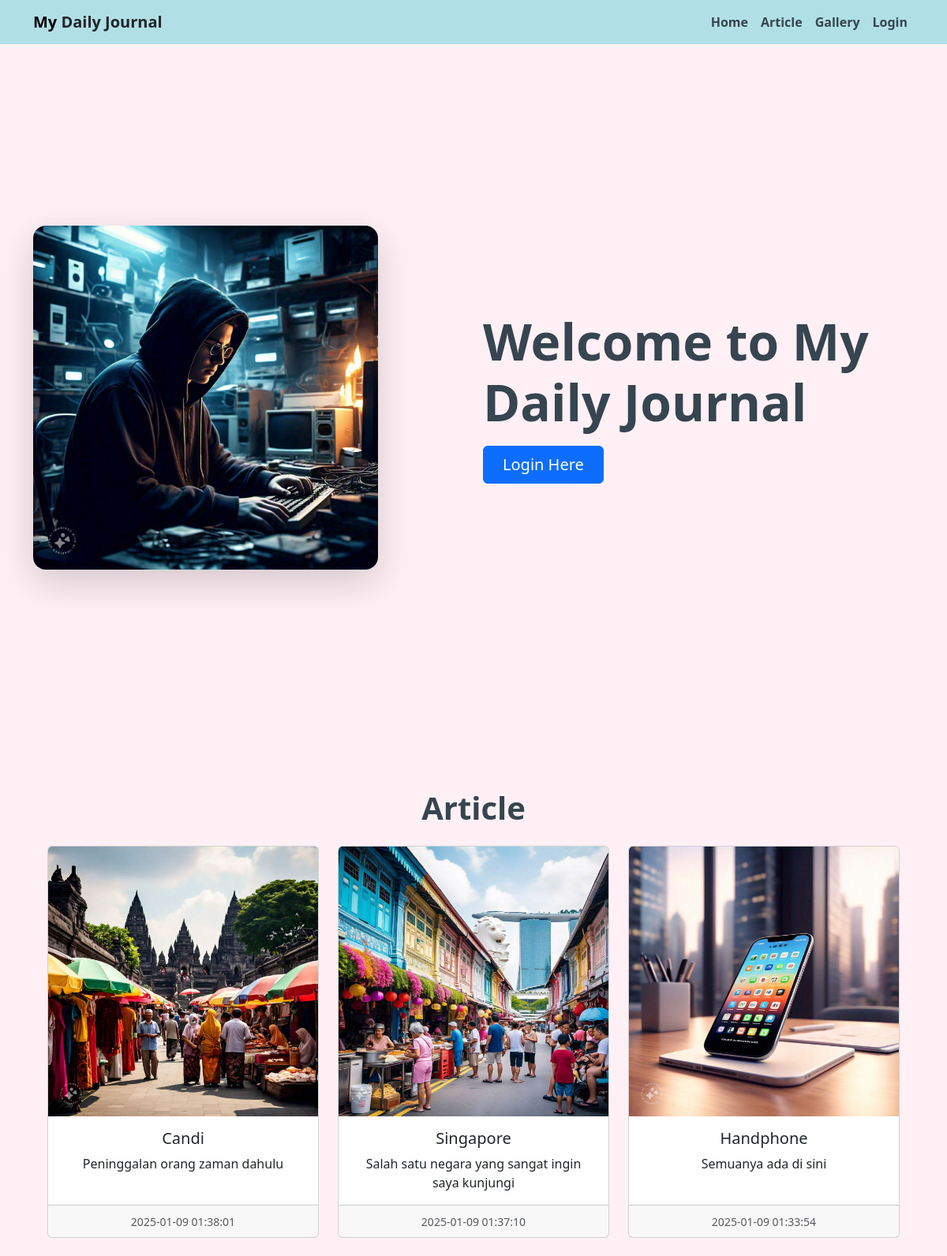
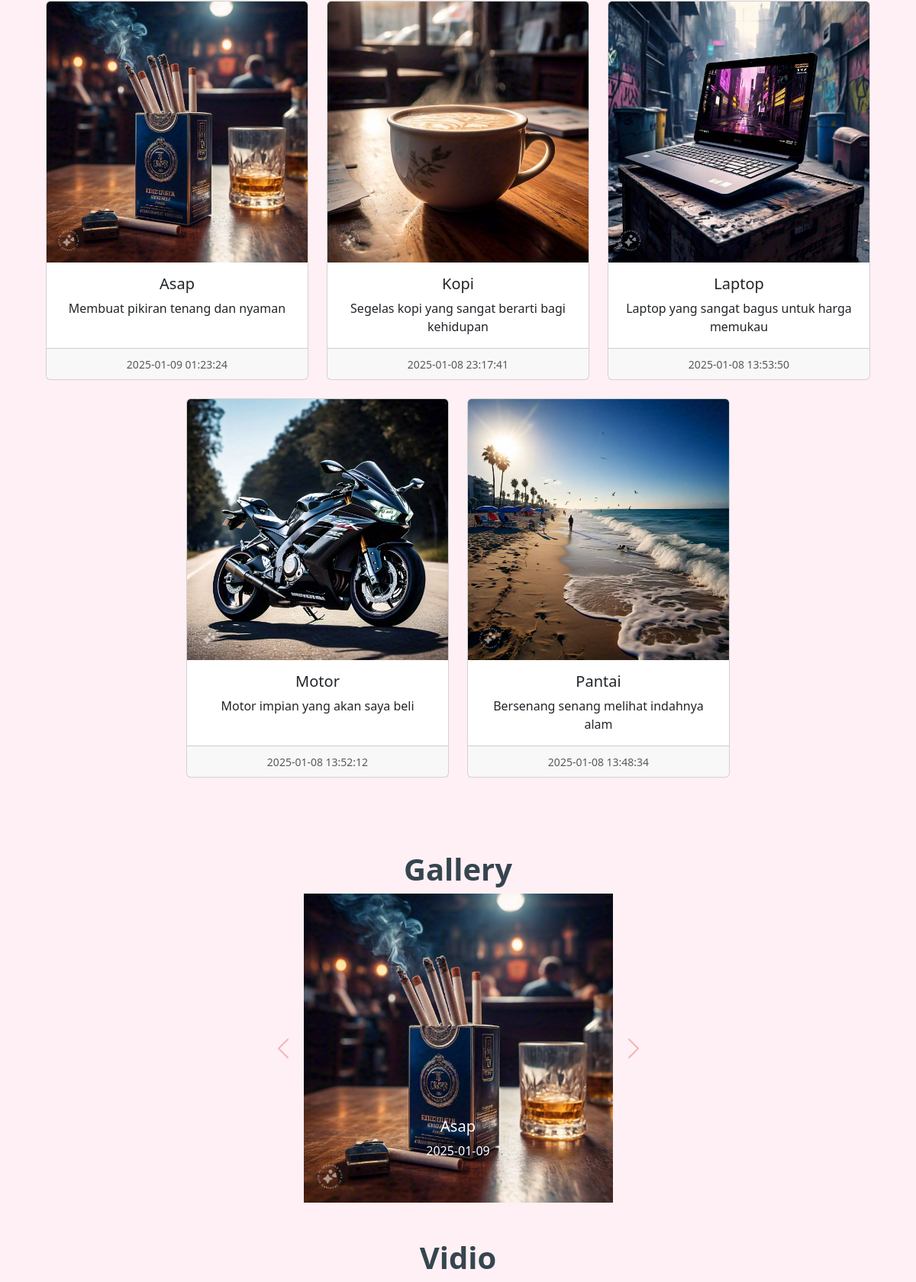
The page / (upper part) on the database its author committed (2 pictures, top to bottom).
### tables this page shows
CREATE TABLE `article` (
  `id` int(11) NOT NULL,
  `judul` text DEFAULT NULL,
  `isi` text DEFAULT NULL,
  `gambar` text DEFAULT NULL,
  `tanggal` datetime DEFAULT NULL,
  `username` varchar(50) DEFAULT NULL
);

CREATE TABLE `gallery` (
  `id` int(11) NOT NULL,
  `judul` varchar(50) NOT NULL,
  `gambar` varchar(50) NOT NULL,
  `tanggal` date NOT NULL
);

### index.php (the view, shortened to what this page needs)
<?php
include "koneksi.php";
?>
<!DOCTYPE html>
<html lang="en">
<head>
    <link href="https://cdn.jsdelivr.net/npm/bootstrap@5.3.3/dist/css/bootstrap.min.css" rel="stylesheet">
    <link href="https://cdn.jsdelivr.net/npm/bootstrap-icons/font/bootstrap-icons.css" rel="stylesheet">
</head>
<body>
    <nav class="navbar navbar-expand-lg sticky-top" style="background-color: #B0E0E6;">
        <div class="container">
            <a class="navbar-brand fw-bold" href="#hero">My <span class="text-dark">Daily Journal</span></a>
            <div class="collapse navbar-collapse" id="navbarSupportedContent">
                <ul class="navbar-nav ms-auto mb-2 mb-lg-0">
                    <li class="nav-item">
                        <a class="nav-link fw-bold" aria-current="page" href="#hero" style="color: #36454F;">Home</a>
                    </li>
                    <li class="nav-item">
                        <a class="nav-link fw-bold" href="#Article" style="color: #36454F;">Article</a>
                    </li>
                    <li class="nav-item fw-bold">
                        <a class="nav-link" href="#Gallery" style="color: #36454F;">Gallery</a>
                    </li>
                    <li class="nav-item fw-bold">
                        <a class="nav-link" href="login.php" style="color: #36454F;">Login</a>
                    </li>
                </ul>
            </div>
        </div>
    </nav>
    <section id="hero" class="py-5" style="background-color: #FFF0F5;">
    <div class="container">
        <div class="d-flex vh-100 row align-items-center justify-content-center">
            <div class="col-md-6 text-center text-md-start mb-4 mb-md-0">
                <img src="img/LogoHacker.jpg" class="img-fluid rounded-4 shadow-lg" alt="Hero Image" style="max-width: 80%; height: auto;">
            </div>
            <div class="col-md-6 text-center text-md-start mt-4 mt-md-0">
                <h1 class="fw-bold display-3 mb-3" style="color: #36454F;">Welcome to My Daily Journal</h1>
                <a href="login.php" class="btn btn-primary px-4 py-2 fs-5">Login Here</a>
            </div>
        </div>
    </div>
</section>
    <section id="Article" class="text-center p-5" style="background-color: #FFF0F5;">
    <div class="container">
        <h1 class="fw-bold display-6 pb-3" style="color: #36454F;">Article</h1>
        <div class="row row-cols-1 row-cols-md-3 g-4 justify-content-center">
        <?php
        $sql = "SELECT * FROM article ORDER BY tanggal DESC";
        $hasil = $conn->query($sql);
        while($row = $hasil->fetch_assoc()){
        ?>
            <div class="col">
            <div class="card h-100">
                <img src="img/<?= $row["gambar"]?>" class="card-img-top" alt="..." />
                <div class="card-body">
                <h5 class="card-title"><?= $row["judul"]?></h5>
                <p class="card-text">
                    <?= $row["isi"]?>
                </p>
                </div>
                <div class="card-footer">
                <small class="text-body-secondary">
                    <?= $row["tanggal"]?>
                </small>
                </div>
            </div>
            </div>
        <?php
        }
        ?>
        </div>
    </div>
    </section>
    <section id="Gallery" class="text-center p-5" style="background-color: #FFF0F5;">
        <div class="container">
            <h2 class="fw-bold display-6" style="color: #36454F;">Gallery</h2>
            <div id="carouselExampleInterval" class="carousel slide" data-bs-ride="carousel">
                <div class="carousel-inner">
                <?php
                $active = true;
                $sql2 = "SELECT * FROM gallery ORDER BY tanggal DESC";
                $hasil2 = $conn->query($sql2);
                while($row = $hasil2->fetch_assoc()){
                    ?>
                    <div class="carousel-item<?= $active ? ' active' : '' ?>">
                      <img src="img/<?= $row['gambar'] ?>" class="d-block mx-auto w-75" alt="<?= $row['judul'] ?>">
                      <div class="carousel-caption d-none d-md-block">
                        <h5><?= $row['judul'] ?></h5>
                        <p><?= $row['tanggal'] ?></p>
                      </div>
                    </div>
                  <?php
                    $active = false;
                }
            ?>
                <button class="carousel-control-prev" type="button" data-bs-target="#carouselExampleInterval" data-bs-slide="prev">
                    <span class="carousel-control-prev-icon" aria-hidden="true"></span>
                </button>
                <button class="carousel-control-next" type="button" data-bs-target="#carouselExampleInterval" data-bs-slide="next">
                    <span class="carousel-control-next-icon" aria-hidden="true"></span>
                </button>
            </div>
            <div class="video text-center p-5">
                <h2 class="fw-bold display-6" style="color: #36454F;">Vidio</h2>
            </div>
        </div>
    </section>
</body>
</html>

### index.php (style rules this page uses)
.carousel-control-prev-icon, .carousel-control-next-icon { filter: invert(29%) sepia(37%) saturate(1614%) hue-rotate(308deg) brightness(93%) contrast(94%); }
button { background-color: #F08080; color: #fff; border: none; }
#Gallery .carousel-item img { max-width: 100%; height: auto; }
#Gallery .carousel { max-width: 50%; margin: 0 auto; }

### rows shown on the page
article: gambar (picture), judul "Candi", isi "Peninggalan orang zaman dahulu", tanggal "2025-01-09 01:38:01"
article: gambar (picture), judul "Singapore", isi "Salah satu negara yang sangat ingin saya kunjungi", tanggal "2025-01-09 01:37:10"
article: gambar (picture), judul "Handphone", isi "Semuanya ada di sini", tanggal "2025-01-09 01:33:54"
article: gambar (picture), judul "Asap", isi "Membuat pikiran tenang dan nyaman", tanggal "2025-01-09 01:23:24"
article: gambar (picture), judul "Kopi", isi "Segelas kopi yang sangat berarti bagi kehidupan", tanggal "2025-01-08 23:17:41"
article: gambar (picture), judul "Laptop", isi "Laptop yang sangat bagus untuk harga memukau", tanggal "2025-01-08 13:53:50"
article: gambar (picture), judul "Motor", isi "Motor impian yang akan saya beli", tanggal "2025-01-08 13:52:12"
article: gambar (picture), judul "Pantai", isi "Bersenang senang melihat indahnya alam", tanggal "2025-01-08 13:48:34"
gallery: gambar (picture), judul "Asap", tanggal "2025-01-09"
